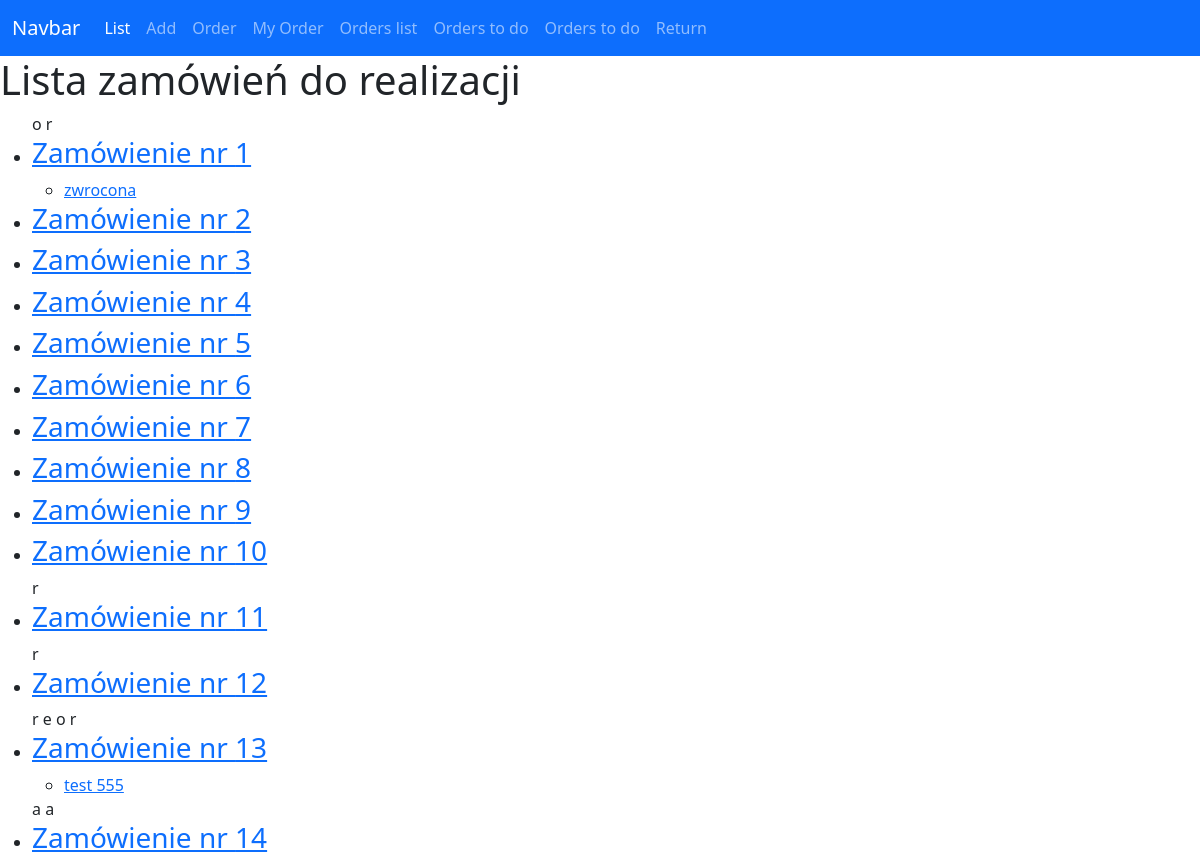
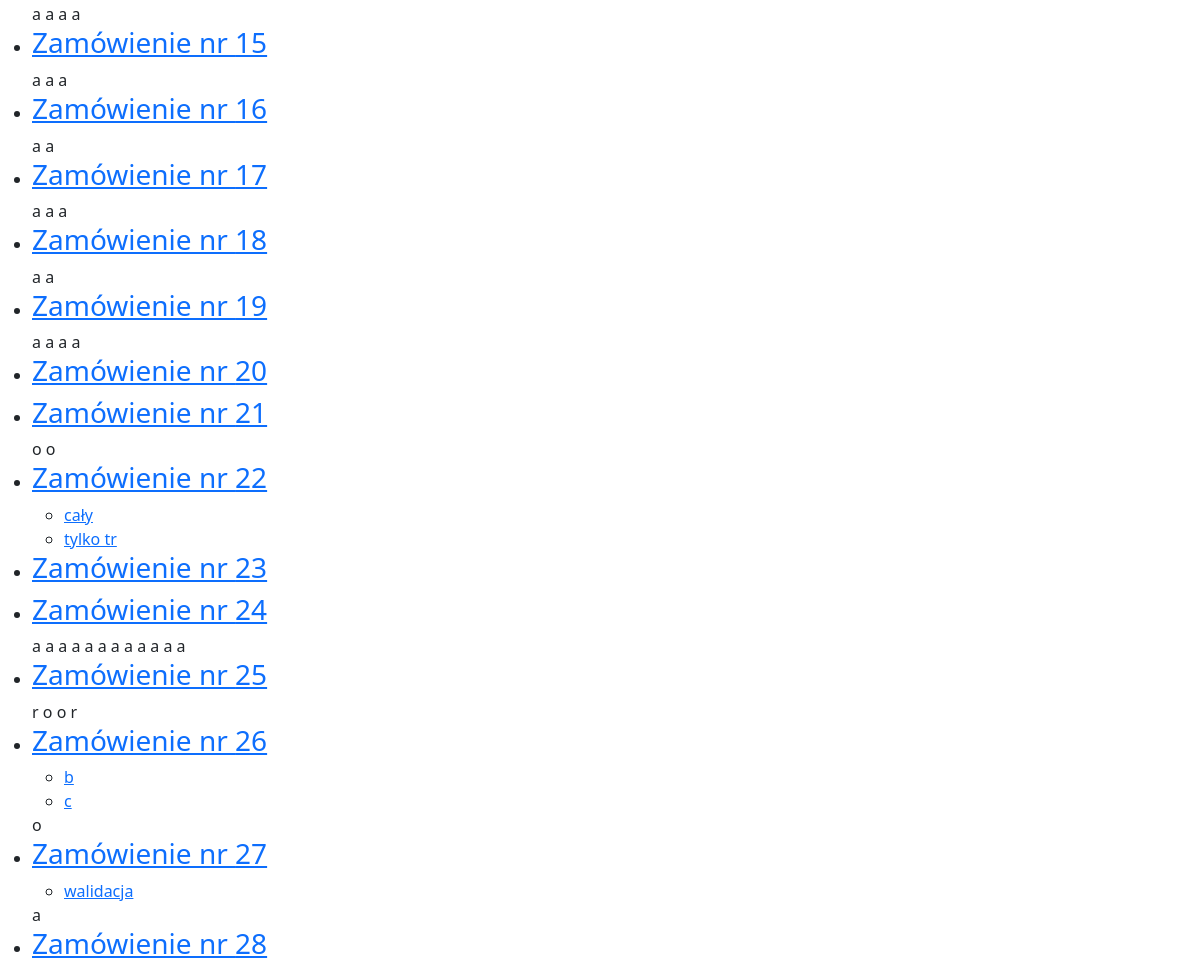
Page /files/orderstodo/ on the earlier database version (2 pictures, top to bottom).
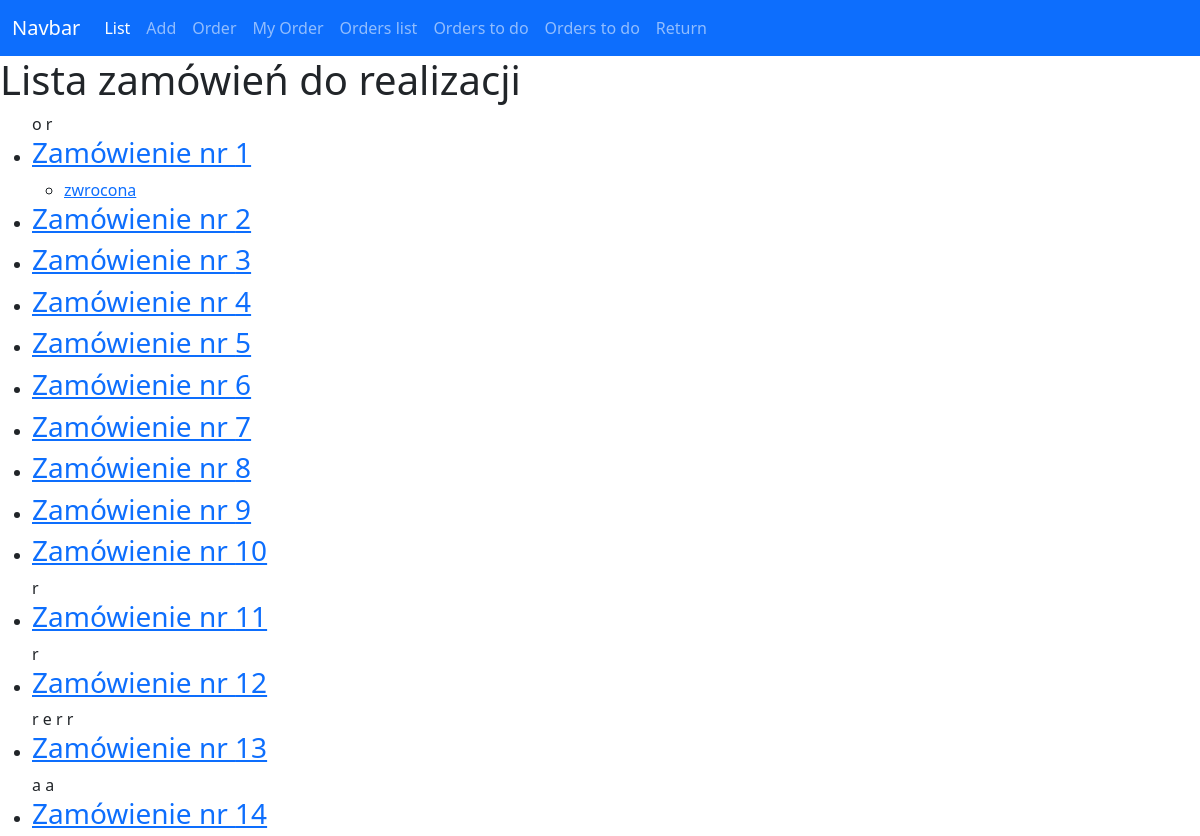
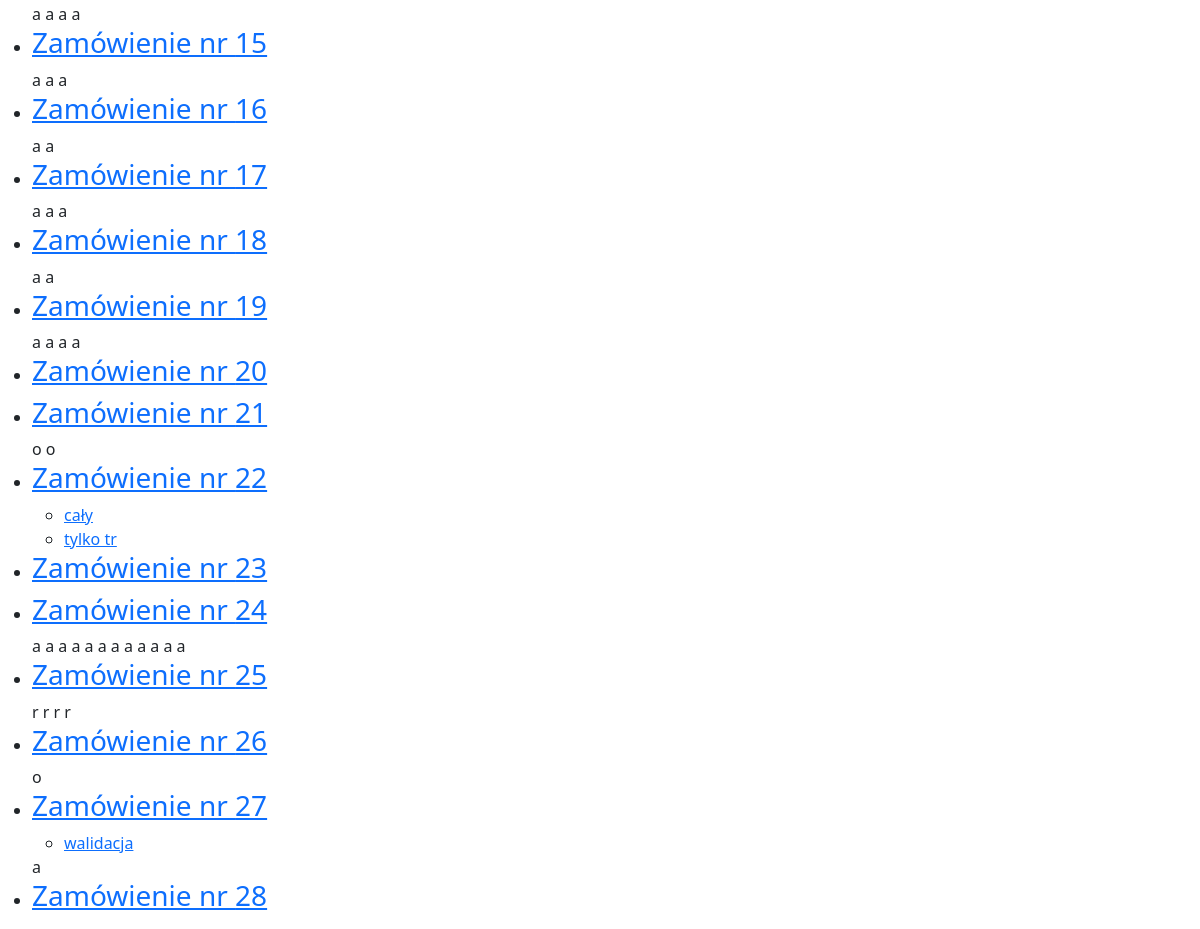
Same page on the later database version (2 pictures, top to bottom).
### files/models.py (models this page shows, shortened)
class Vehicle(models.Model):
    tr = models.CharField(max_length=8)
    transfer_date = models.DateTimeField(blank=True, null=True)
    return_date = models.DateTimeField(blank=True, null=True)
    responsible_person = models.ForeignKey(User, related_name="vehicles", on_delete=models.RESTRICT)
    comments = models.CharField(max_length=100)
    LOAN_STATUS = (
        ('a', 'Awaits'),
        ('o', 'On Loan'),
        ('r', 'Returned'),
        ('e', 'rejected')
    )
    status = models.CharField(max_length=1, blank=True, choices=LOAN_STATUS, default='a')
    order = models.ForeignKey(Order, related_name="vehicles", on_delete=models.SET_NULL, null=True)

class Order(models.Model):
    order_date = models.DateTimeField()
    orderer = models.ForeignKey(User, related_name="orders", on_delete=models.RESTRICT)

### files/views.py (the view)
# urls.py: path('orderstodo/', views.OrdersToDo.as_view(), name='orderstodo'),
class OrdersToDo(ListView):
    model = Order
    template_name = 'files/orderstodo_list.html'
    context_object_name = 'todo'

### files/templates/files/orderstodo_list.html
{% extends 'home.html' %}
{% block content %}
<h1>Lista zamówień do realizacji</h1>
<ul>
    {% for order in todo %}
        {% for vehicle in order.vehicles.all %}
            {{vehicle.status}}
        {% endfor %}
        <li><h3><a href="/files/order_details/{{order.id}}/">Zamówienie nr {{order.id}}</a></h3></li>
            <ul>
                {% for vehicle in order.vehicles.all %}
                    {% if vehicle.status == 'o' %}
                        <li>
                        <a href="/files/update/{{vehicle.id}}/">{{vehicle.tr}}</a>
                        </li>
                    {% endif %}
                {% endfor %}
            </ul>
    {% endfor %}
</ul>
{% endblock content %}

Differences in the rows shown:
changed Order id 13: loses Vehicle (status "o", tr "test 555")
changed Vehicle (number 7 of 48 on the later page): status "o" → "r"
changed Order id 26: loses Vehicle (status "o", tr "b"); loses Vehicle (status "o", tr "c")
changed Vehicle (number 44 of 48 on the later page): status "o" → "r"
changed Vehicle (number 45 of 48 on the later page): status "o" → "r"
